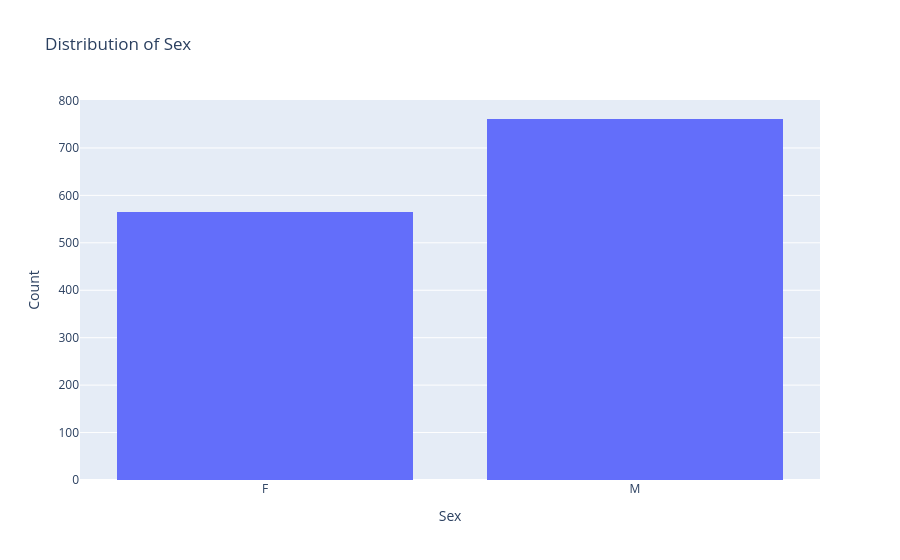

The code cell stored with this chart in its notebook:
### Code cell
fig = px.histogram(df, x='sex', title='Distribution of Sex', labels={'sex': 'Sex', 'count': 'Count'})

# Customize layout
fig.update_layout(
    xaxis_title='Sex',
    yaxis_title='Count',
    showlegend=False
)

# Show the plot
fig.show()

### Figure 1 — Plotly figure (JSON) as saved in the notebook; plotly's stock layout.template omitted (floating-point values rounded to 4 significant figures; data arrays with more than 128 entries replaced by an {"elided": "..."} marker saying what was removed)
{"data": [{"alignmentgroup": "True", "bingroup": "x", "hovertemplate": "Sex=%{x}<br>count=%{y}<extra></extra>", "legendgroup": "", "marker": {"color": "#636efa", "pattern": {"shape": ""}}, "name": "", "offsetgroup": "", "orientation": "v", "showlegend": false, "type": "histogram", "x": {"elided": "1326 str values"}, "xaxis": "x", "yaxis": "y"}], "layout": {"barmode": "relative", "legend": {"tracegroupgap": 0}, "showlegend": false, "title": {"text": "Distribution of Sex"}, "xaxis": {"anchor": "y", "domain": [0, 1], "title": {"text": "Sex"}}, "yaxis": {"anchor": "x", "domain": [0, 1], "title": {"text": "Count"}}}}
